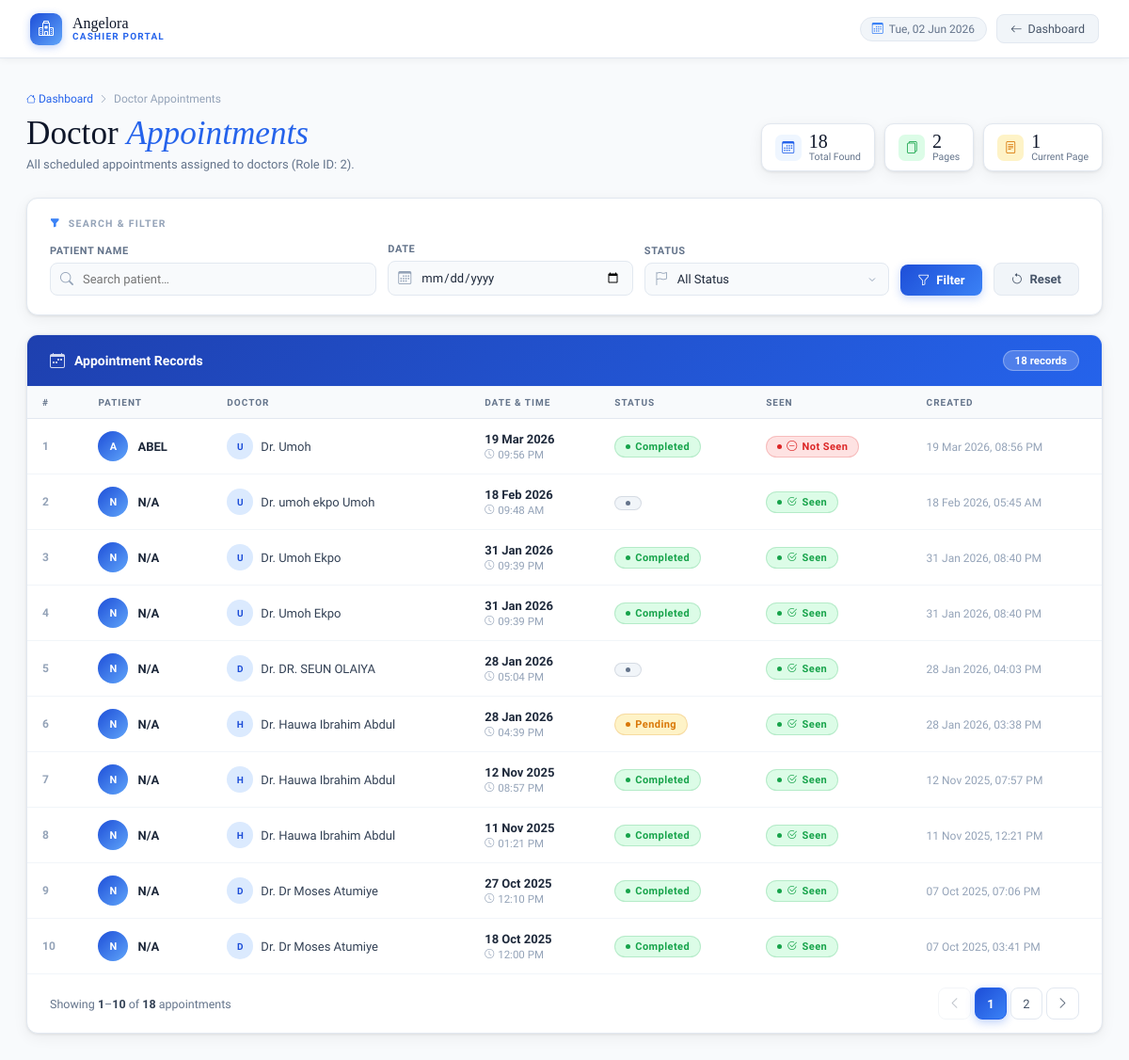
Screenshot of /cashier/view_appointments.php with the database file from the repository.
### tables this page shows
CREATE TABLE `appointments` (
  `appointment_id` int NOT NULL,
  `patient_id` int DEFAULT NULL,
  `doctor_id` int DEFAULT NULL,
  `appointment_date` date DEFAULT NULL,
  `appointment_time` time DEFAULT NULL,
  `status` enum('Pending','Confirmed','Cancelled','Completed') DEFAULT 'Pending',
  `created_at` timestamp NULL DEFAULT CURRENT_TIMESTAMP,
  `seen` tinyint(1) NOT NULL DEFAULT '0',
  `seen_at` datetime DEFAULT NULL,
  `seen_by` int DEFAULT NULL,
  `seen_time` datetime DEFAULT NULL
);

CREATE TABLE `patients` (
  `patient_id` bigint UNSIGNED NOT NULL,
  `full_name` varchar(100) DEFAULT NULL,
  `dob` date DEFAULT NULL,
  `gender` enum('Male','Female','Other') DEFAULT NULL,
  `age` int DEFAULT NULL,
  `address` text,
  `phone` varchar(20) DEFAULT NULL,
  `email` varchar(100) DEFAULT NULL,
  `registered_by` int DEFAULT NULL,
  `created_at` timestamp NULL DEFAULT CURRENT_TIMESTAMP,
  `patient_pin` varchar(10) DEFAULT NULL,
  `photo` varchar(255) DEFAULT NULL,
  `user_id` int DEFAULT NULL,
  `patient_type` enum('Regular','HMO') NOT NULL DEFAULT 'Regular',
  `patient_status` enum('Outpatient','Inpatient') NOT NULL DEFAULT 'Outpatient',
  `hmo_name` varchar(255) DEFAULT NULL,
  `has_dispensation` tinyint(1) DEFAULT '0',
  `ssn` varchar(30) DEFAULT NULL,
  `language` varchar(50) DEFAULT NULL,
  `marital_status` varchar(20) DEFAULT NULL,
  `registration_date` timestamp NULL DEFAULT CURRENT_TIMESTAMP
);

CREATE TABLE `users` (
  `user_id` int NOT NULL,
  `role_id` int DEFAULT NULL,
  `full_name` varchar(100) DEFAULT NULL,
  `email` varchar(100) DEFAULT NULL,
  `password` varchar(255) DEFAULT NULL,
  `phone` varchar(20) DEFAULT NULL,
  `created_at` timestamp NULL DEFAULT CURRENT_TIMESTAMP,
  `profile_image` varchar(255) DEFAULT NULL,
  `patient_id` int DEFAULT NULL
);

### cashier/view_appointments.php (the view, shortened to what this page needs)
<?php
require '../db.php';
$limit  = 10;
$page   = isset($_GET['page']) && is_numeric($_GET['page']) ? (int)$_GET['page'] : 1;
$offset = ($page - 1) * $limit;
$search = isset($_GET['search']) ? trim($_GET['search']) : '';
$date   = isset($_GET['date'])   ? trim($_GET['date'])   : '';
$status = isset($_GET['status']) ? trim($_GET['status']) : '';
$query = "
    SELECT a.*, p.full_name AS patient_name, u.full_name AS doctor_name
    FROM appointments a
    LEFT JOIN patients p ON a.patient_id = p.patient_id
    LEFT JOIN users u ON a.doctor_id = u.user_id
    WHERE u.role_id = 2
";
$params     = [];
$countStmt = $pdo->prepare(str_replace("a.*, p.full_name AS patient_name, u.full_name AS doctor_name", "COUNT(*)", $query));
$countStmt->execute($params);
$total = $countStmt->fetchColumn();
$query .= " ORDER BY a.appointment_date DESC, a.appointment_time DESC LIMIT :limit OFFSET :offset";
$stmt = $pdo->prepare($query);
$stmt->bindValue(':limit',  $limit,  PDO::PARAM_INT);
$stmt->bindValue(':offset', $offset, PDO::PARAM_INT);
$stmt->execute();
$appointments = $stmt->fetchAll(PDO::FETCH_ASSOC);
$total_pages  = (int)ceil($total / $limit);
function pgUrl($p, $search, $date, $status) {
    return '?page=' . $p . '&search=' . urlencode($search) . '&date=' . urlencode($date) . '&status=' . urlencode($status);
}
?>
<!DOCTYPE html>
<html lang="en">
<head>
  <link href="https://cdn.jsdelivr.net/npm/bootstrap-icons@1.11.3/font/bootstrap-icons.css" rel="stylesheet">
</head>
<body>
<header class="topbar">
  <div class="topbar-brand">
    <div class="brand-mark"><i class="bi bi-hospital"></i></div>
    <div class="brand-text">
      <span class="brand-name">Angelora</span>
      <span class="brand-sub">Cashier Portal</span>
    </div>
  </div>
  <div class="topbar-right">
    <div class="topbar-date">
      <i class="bi bi-calendar3"></i>
      <?= date('D, d M Y') ?>
    </div>
    <a href="dashboard.php" class="back-btn">
      <i class="bi bi-arrow-left"></i> Dashboard
    </a>
  </div>
</header>
<div class="page">
  <div class="page-header">
    <div class="breadcrumb">
      <a href="dashboard.php"><i class="bi bi-house"></i> Dashboard</a>
      <i class="bi bi-chevron-right"></i>
      <span>Doctor Appointments</span>
    </div>
    <div class="header-row">
      <div>
        <h1 class="page-title">Doctor <em>Appointments</em></h1>
        <p class="page-sub">All scheduled appointments assigned to doctors (Role ID: 2).</p>
      </div>
      <div class="summary-chips">
        <div class="summary-chip">
          <div class="chip-icon blue"><i class="bi bi-calendar3"></i></div>
          <div>
            <div class="chip-num"><?= $total ?></div>
            <div class="chip-label">Total Found</div>
          </div>
        </div>
        <div class="summary-chip">
          <div class="chip-icon green"><i class="bi bi-files"></i></div>
          <div>
            <div class="chip-num"><?= $total_pages ?></div>
            <div class="chip-label">Pages</div>
          </div>
        </div>
        <div class="summary-chip">
          <div class="chip-icon amber"><i class="bi bi-file-text"></i></div>
          <div>
            <div class="chip-num"><?= $page ?></div>
            <div class="chip-label">Current Page</div>
          </div>
        </div>
      </div>
    </div>
  </div>
  <div class="filter-card">
    <div class="filter-label"><i class="bi bi-funnel-fill"></i> Search & Filter</div>
    <form method="GET">
      <div class="filter-row">
        <div class="f-field">
          <label>Patient Name</label>
          <div class="f-input-wrap">
            <input type="text" name="search" placeholder="Search patient…"
                   value="<?= htmlspecialchars($search) ?>">
          </div>
        </div>
        <div class="f-field">
          <label>Date</label>
          <div class="f-input-wrap">
            <input type="date" name="date" value="<?= htmlspecialchars($date) ?>">
          </div>
        </div>
        <div class="f-field">
          <label>Status</label>
          <div class="f-input-wrap">
            <select name="status">
              <option value="">All Status</option>
            </select>
          </div>
        </div>
        <div class="f-field" style="justify-content:flex-end;">
          <label>&nbsp;</label>
          <button type="submit" class="btn-filter">
            <i class="bi bi-funnel"></i> Filter
          </button>
        </div>
        <div class="f-field" style="justify-content:flex-end;">
          <label>&nbsp;</label>
          <a href="view_appointments.php" class="btn-reset" style="text-decoration:none;">
            <i class="bi bi-arrow-counterclockwise"></i> Reset
          </a>
        </div>
      </div>
    </form>
  </div>
  <div class="table-card">
    <div class="table-card-header">
      <div class="table-title">
        <i class="bi bi-calendar-week"></i>
        Appointment Records
      </div>
      <span class="count-badge"><?= $total ?> record<?= $total !== 1 ? 's' : '' ?></span>
    </div>
    <?php if (empty($appointments)): ?>
      <div class="empty-state">
        <div class="empty-icon"><i class="bi bi-calendar-x"></i></div>
        <div class="empty-title">No appointments found</div>
        <div class="empty-sub">
          <?= ($search || $date || $status) ? 'Try adjusting your search filters.' : 'No appointment records exist yet.' ?>
        </div>
        <?php if ($search || $date || $status): ?>
          <a href="view_appointments.php" class="btn-clear-filter">
            <i class="bi bi-x-circle"></i> Clear Filters
          </a>
        <?php endif; ?>
      </div>
    <?php else: ?>
      <div class="tbl-wrap">
        <table>
          <thead>
            <tr>
              <th>#</th>
              <th>Patient</th>
              <th>Doctor</th>
              <th>Date &amp; Time</th>
              <th>Status</th>
              <th>Seen</th>
              <th>Created</th>
            </tr>
          </thead>
          <tbody>
            <?php foreach ($appointments as $i => $row):
              $pName    = $row['patient_name'] ?? 'N/A';
              $dName    = $row['doctor_name']  ?? 'N/A';
              $pInit    = strtoupper(substr($pName, 0, 1));
              $dInit    = strtoupper(substr($dName, 0, 1));
              $statusLo = strtolower($row['status'] ?? '');
              $pillMap  = [
                'completed' => 'pill-completed',
                'cancelled' => 'pill-cancelled',
                'pending'   => 'pill-pending',
                'confirmed' => 'pill-confirmed',
              ];
              $pillCls  = $pillMap[$statusLo] ?? 'pill-default';
              $apptDate = $row['appointment_date'] ?? '';
              $apptTime = $row['appointment_time'] ?? '';
              $dateFormatted = $apptDate ? date('d M Y', strtotime($apptDate)) : '—';
              $timeFormatted = $apptTime ? date('h:i A', strtotime($apptTime)) : '—';
              $created = $row['created_at'] ?? '';
              $createdFmt = $created ? date('d M Y, h:i A', strtotime($created)) : '—';
            ?>
            <tr>
              <td class="num"><?= $offset + $i + 1 ?></td>
              <td>
                <div class="patient-cell">
                  <div class="p-init"><?= htmlspecialchars($pInit) ?></div>
                  <span class="p-name"><?= htmlspecialchars($pName) ?></span>
                </div>
              </td>
              <td>
                <div class="doctor-cell">
                  <div class="d-init"><?= htmlspecialchars($dInit) ?></div>
                  <span class="d-name">Dr. <?= htmlspecialchars($dName) ?></span>
                </div>
              </td>
              <td>
                <div class="date-cell">
                  <span class="date-val"><?= $dateFormatted ?></span>
                  <span class="time-val"><i class="bi bi-clock" style="font-size:10px;"></i><?= $timeFormatted ?></span>
                </div>
              </td>
              <td><span class="pill <?= $pillCls ?>"><?= ucfirst($row['status'] ?? 'Unknown') ?></span></td>
              <td>
                <?php if (!empty($row['seen']) && $row['seen'] == 1): ?>
                  <span class="pill pill-seen"><i class="bi bi-check2-circle" style="font-size:11px;"></i>Seen</span>
                <?php else: ?>
                  <span class="pill pill-unseen"><i class="bi bi-dash-circle" style="font-size:11px;"></i>Not Seen</span>
                <?php endif; ?>
              </td>
              <td><span class="created-val"><?= $createdFmt ?></span></td>
            </tr>
            <?php endforeach; ?>
          </tbody>
        </table>
      </div>
      <?php if ($total_pages > 1):
        $pgStart = max(1, $page - 2);
        $pgEnd   = min($total_pages, $page + 2);
      ?>
      <div class="pagination-wrap">
        <span class="pagination-info">
          Showing <strong><?= $offset + 1 ?></strong>–<strong><?= min($offset + $limit, $total) ?></strong>
          of <strong><?= $total ?></strong> appointments
        </span>
        <ul class="pagination">
          <li class="page-item <?= $page <= 1 ? 'disabled' : '' ?>">
            <?php if ($page > 1): ?>
              <a href="<?= pgUrl($page - 1, $search, $date, $status) ?>"><i class="bi bi-chevron-left"></i></a>
            <?php else: ?><span><i class="bi bi-chevron-left"></i></span><?php endif; ?>
          </li>
          <?php for ($pg = $pgStart; $pg <= $pgEnd; $pg++): ?>
            <li class="page-item <?= $pg === $page ? 'active' : '' ?>">
              <a href="<?= pgUrl($pg, $search, $date, $status) ?>"><?= $pg ?></a>
            </li>
          <?php endfor; ?>
          <li class="page-item <?= $page >= $total_pages ? 'disabled' : '' ?>">
            <?php if ($page < $total_pages): ?>
              <a href="<?= pgUrl($page + 1, $search, $date, $status) ?>"><i class="bi bi-chevron-right"></i></a>
            <?php else: ?><span><i class="bi bi-chevron-right"></i></span><?php endif; ?>
          </li>
        </ul>
      </div>
      <?php endif; ?>
    <?php endif; ?>
  </div>
</div>
</body>
</html>

### rows the page displays
appointments: i "1", patient.full_name "A", patient.full_name "ABEL", users.full_name "U", users.full_name "Umoh", appointment_date "19 Mar 2026", appointment_time "09:56 PM", status "Completed", seen 0 (drawn), created_at "19 Mar 2026, 08:56 PM"
appointments: i "2", pInit "N", pName "N/A", users.full_name "U", users.full_name "umoh ekpo Umoh", appointment_date "18 Feb 2026", appointment_time "09:48 AM", seen 1 (drawn), created_at "18 Feb 2026, 05:45 AM"
appointments: i "3", pInit "N", pName "N/A", users.full_name "U", users.full_name "Umoh Ekpo", appointment_date "31 Jan 2026", appointment_time "09:39 PM", status "Completed", seen 1 (drawn), created_at "31 Jan 2026, 08:40 PM"
appointments: i "4", pInit "N", pName "N/A", users.full_name "U", users.full_name "Umoh Ekpo", appointment_date "31 Jan 2026", appointment_time "09:39 PM", status "Completed", seen 1 (drawn), created_at "31 Jan 2026, 08:40 PM"
appointments: i "5", pInit "N", pName "N/A", users.full_name "D", users.full_name "DR. SEUN OLAIYA", appointment_date "28 Jan 2026", appointment_time "05:04 PM", seen 1 (drawn), created_at "28 Jan 2026, 04:03 PM"
appointments: i "6", pInit "N", pName "N/A", users.full_name "H", users.full_name "Hauwa Ibrahim Abdul", appointment_date "28 Jan 2026", appointment_time "04:39 PM", status "Pending", seen 1 (drawn), created_at "28 Jan 2026, 03:38 PM"
appointments: i "7", pInit "N", pName "N/A", users.full_name "H", users.full_name "Hauwa Ibrahim Abdul", appointment_date "12 Nov 2025", appointment_time "08:57 PM", status "Completed", seen 1 (drawn), created_at "12 Nov 2025, 07:57 PM"
appointments: i "8", pInit "N", pName "N/A", users.full_name "H", users.full_name "Hauwa Ibrahim Abdul", appointment_date "11 Nov 2025", appointment_time "01:21 PM", status "Completed", seen 1 (drawn), created_at "11 Nov 2025, 12:21 PM"
appointments: i "9", pInit "N", pName "N/A", users.full_name "D", users.full_name "Dr Moses Atumiye", appointment_date "27 Oct 2025", appointment_time "12:10 PM", status "Completed", seen 1 (drawn), created_at "07 Oct 2025, 07:06 PM"
appointments: i "10", pInit "N", pName "N/A", users.full_name "D", users.full_name "Dr Moses Atumiye", appointment_date "18 Oct 2025", appointment_time "12:00 PM", status "Completed", seen 1 (drawn), created_at "07 Oct 2025, 03:41 PM"

### other values shown
$total "18"
$total_pages "2"
$page "1"
$offset + 1 "1"
min($offset + $limit, $total) "10"
